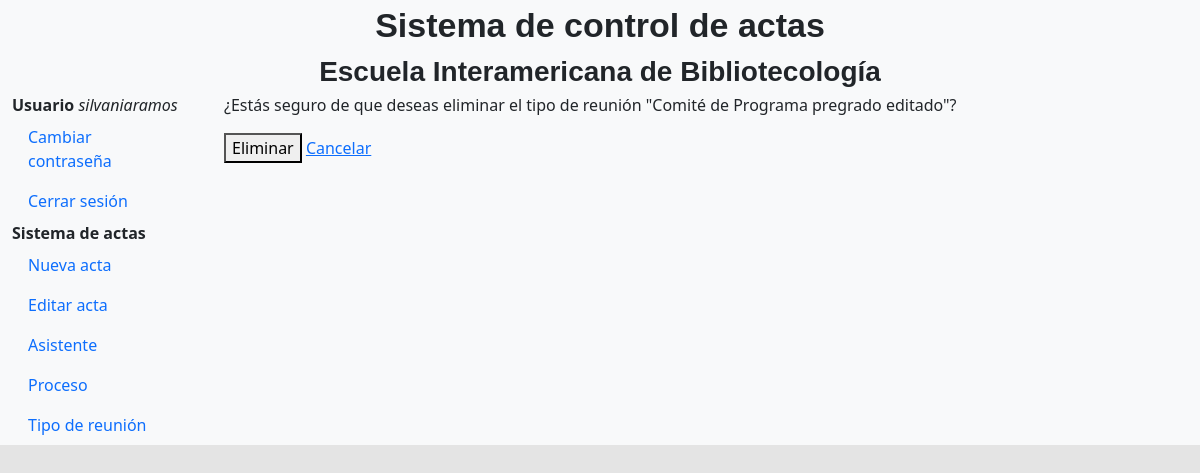
Page /app_registro/eliminar_tipo_reunion/29/ (signed in) on the earlier database version.
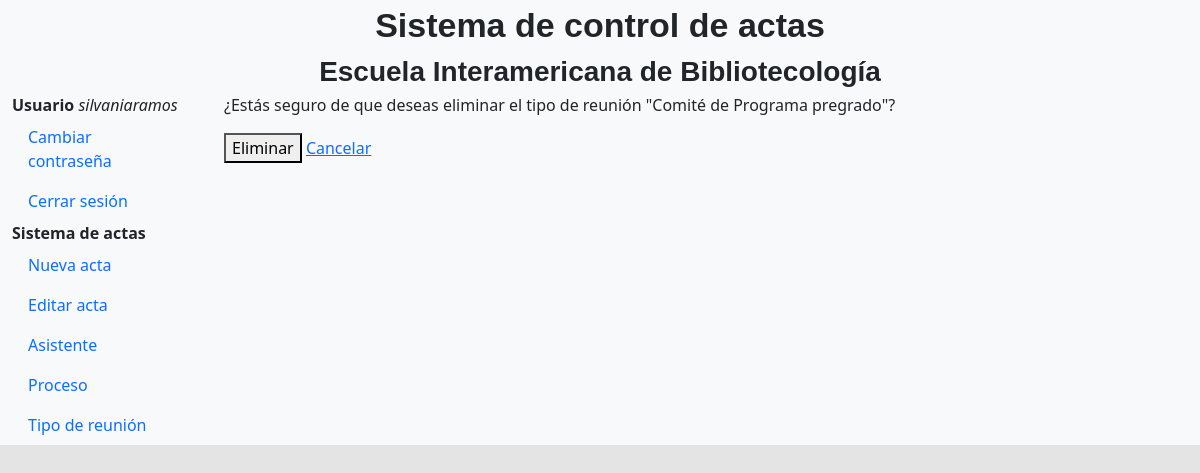
Same page on the later database version.
### app_registro/models.py (models this page shows, shortened)
class Typemeet(models.Model):
    name = models.CharField(max_length=200)

### app_registro/views.py (the view)
# urls.py: path('eliminar_tipo_reunion/<int:type_id>/', views.eliminar_tipo_reunion, name='eliminar_tipo_reunion'),
@login_required
def eliminar_tipo_reunion(request,type_id):
    if request.method == 'GET':
        typemeet = Typemeet.objects.get(pk=type_id)
        return render(request, 'app_registro/eliminar_tipo_reunion.html', {'typemeet': typemeet})
    elif request.method == 'POST':
        typemeet = Typemeet.objects.get(pk=type_id)
        typemeet.delete()
        return redirect('RegisterTypemeet')

### Templates/app_registro/eliminar_tipo_reunion.html (shortened to what this page needs)
{% extends 'base.html' %}
{% block content %}
<!DOCTYPE html>
<html>
<head>
</head>
<body>
    <main class="col-md-9 ms-sm-auto col-lg-10 px-md-4">
    <p>¿Estás seguro de que deseas eliminar el tipo de reunión "{{ typemeet.name }}"?</p>
    <form method="post" action="{% url 'eliminar_tipo_reunion' typemeet.id %}">
        <button type="submit">Eliminar</button>
        <a href="{% url 'RegisterTypemeet' %}">Cancelar</a>
    </form>
</main>
</body>
</html>
{% endblock %}

Differences in the rows shown:
changed Typemeet: name "Comité de Programa pregrado editado" → "Comité de Programa pregrado"
